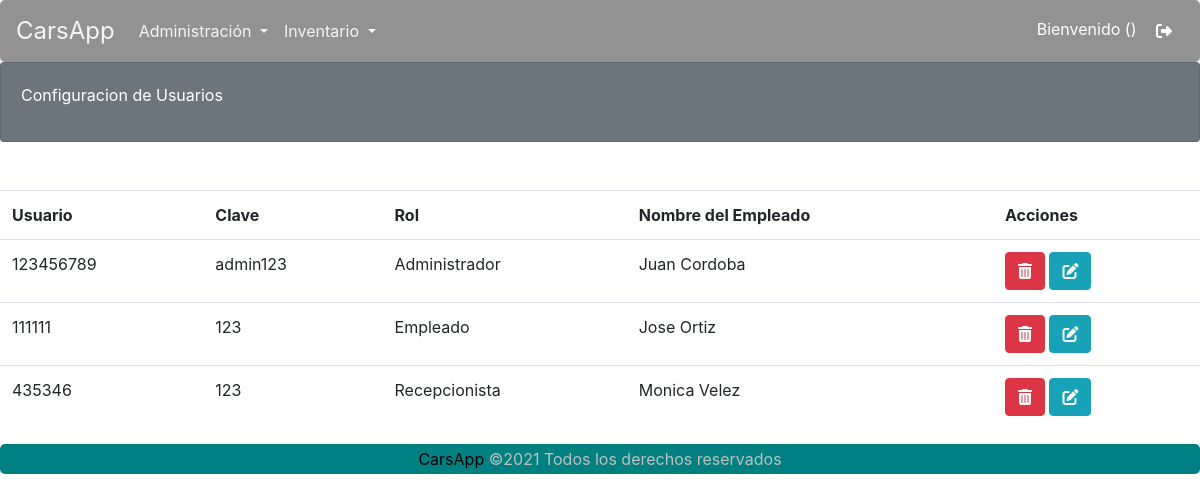
/carsapp/usuarioListar/ (signed in), run on the app's committed database.
### carsapp/models.py (models this page shows)
class Usuario(models.Model):
    ROL = (
        ('Administrador', 'Administrador'),
        ('Recepcionista', 'Recepcionista'),
        ('Empleado', 'Empleado'),
    )
    usuario = models.CharField(max_length=100, unique=True)
    clave = models.CharField(max_length=254)
    rol = models.CharField(max_length=15, choices=ROL, default='3')
    cedula_Emp = models.ForeignKey(Empleados, on_delete=CASCADE, default='0')
    def __str__(self):
        return f"{self.rol}"

class Empleados(models.Model):
    cedula_Emp = models.IntegerField(primary_key=True)
    nombre_Emp = models.CharField(max_length=30, blank=False, null=False)
    apellido_Emp = models.CharField(max_length=30, blank=False, null=False)
    cargo_Emp = models.CharField(max_length=30, blank=False, null=False)
    telefono_Emp = models.CharField(max_length=15, blank=False, null=False)
    email_Emp = models.EmailField(blank=False, null=False)
    def __str__(self):
        return f"{self.nombre_Emp} {self.apellido_Emp}"

### carsapp/views.py (the view)
# urls.py: path('usuarioListar/', views.UsuarioLista.as_view(), name='usuarioListar'),
class UsuarioLista(ListView):
    template_name = 'carsapp/usuarioListar.html'
    queryset = Usuario.objects.all()
    paginate_by = 7
    def get_context_data(self, **kwargs):
        context = super(UsuarioLista, self).get_context_data(**kwargs)
        context['empleado'] = Empleados.objects.all()
        print(context)
        return context

### carsapp/templates/carsapp/usuarioListar.html (shortened to what this page needs)
{% extends 'carsapp/base.html' %}
{% load static %}
{% block contenedor %}
<div class="card text-white bg-secondary">
    <div class="card-body">
        <div>
            Configuracion de Usuarios
        </div>
    </div>
</div>
    <br>
    <br />
    {% if object_list %}
    <table class="table  table-hover">
        <tr>
            <th>Usuario</th>
            <th>Clave</th>
            <th>Rol</th>
            <th>Nombre del Empleado</th>
            <th>Acciones</th>
        </tr>
        {% for registro in object_list %}
        <tr>
            <td>{{ registro.usuario }}</td>
            <td>{{ registro.clave }}</td>
            <td>{{ registro.rol }}</td>
            <td>{{ registro.cedula_Emp }}</td>
            <td>
                <abbr title="Eliminar usuario"><a class="btn btn-danger" href="javascript:vehiculo_Eliminar('{% url 'carsapp:usuarioEliminar' registro.usuario %}')" role="button"><i class="fas fa-trash-alt"></i></a></abbr>
                <abbr title="Actualizar datos"><a class="btn btn-info" href="{% url 'carsapp:usuarioFormActualizar' registro.usuario %}" role="button"><i class="fas fa-edit"></i></a></abbr>
            </td>
        </tr>
        {% endfor %}
    </table>
    {% else %}
    No hay datos aún.
    {% endif %}
{% endblock %}

### carsapp/static/carsapp/CSS/estilos.css (style rules this page uses)
* { margin: 0; padding: 0; }
.card-body > div { display: inline-block; }
.card { height: 10vh; }
h4, h2,small,a { margin: 0; padding: 0; color: black; }
a { text-decoration: none; }

### data on the page
Usuario: usuario "123456789", clave "admin123", rol "Administrador", cedula_Emp "Juan Cordoba"
Usuario: usuario "111111", clave "123", rol "Empleado", cedula_Emp "Jose Ortiz"
Usuario: usuario "435346", clave "123", rol "Recepcionista", cedula_Emp "Monica Velez"
